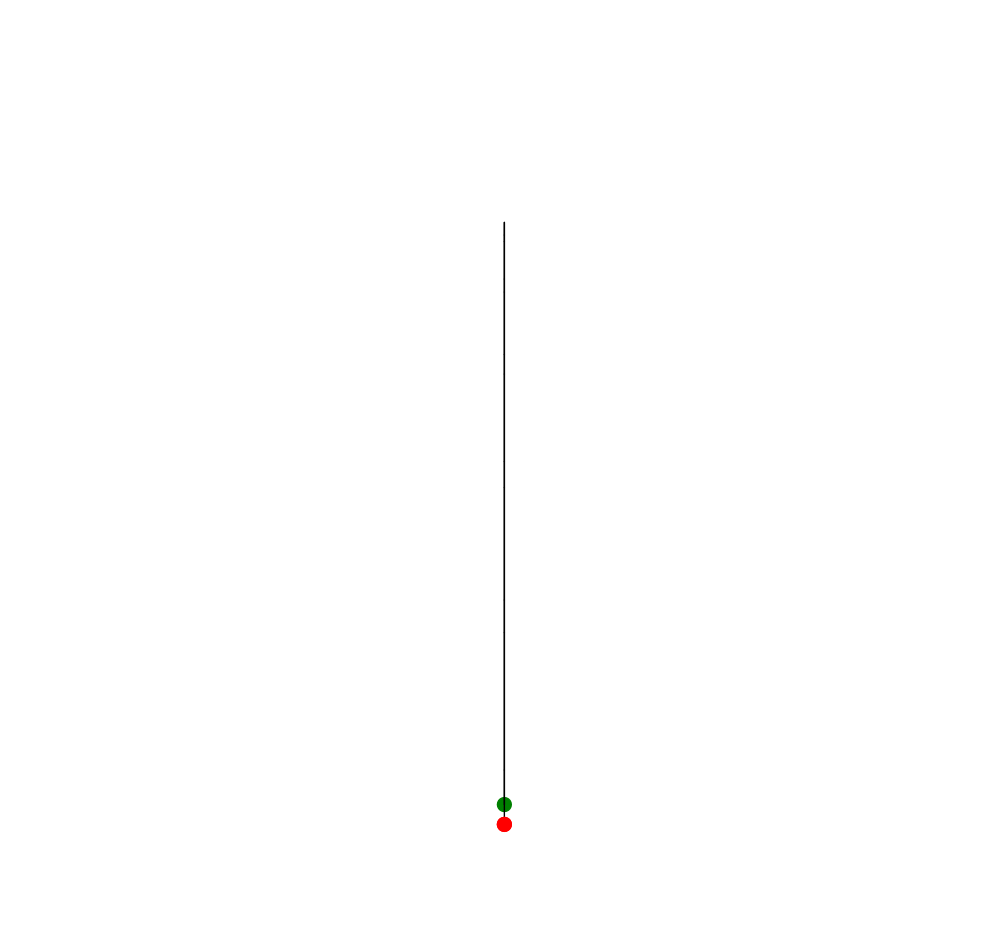

Source code (Python):
# setup physics problem
y = 1.3
v = 25
a = -9.81
t = 0

dt = 0.01
output_dt = 0.01

max_height = 0

import turtle
screen = turtle.Screen()
screen.setworldcoordinates(-5,-5,5,45)
ball = turtle.Turtle()
ball.shape("circle")
ball.shapesize(0.5)

ball.penup()
ball.goto(0,y)
ball.pendown()

ball.color("green")
ball.stamp()
ball.color("black")

# print header
print("%12s %12s %12s" % ("time", "height", "velocity"))
print("="*39)

# do computation
while True:
    
    if abs(int(t/output_dt)-t/output_dt)<dt:
        print("%12.3f %12.2f %12.2f" % (t, y, v))

    ball.goto(0,y)

    y = y + v*dt
    v = v + a*dt
    t = t + dt
    
    if y<0: break

ball.color("red")
ball.stamp()
 
# output final data
print("The ball was in the air for %.2f seconds." % t)
print("At impact ball was moving at %.2f metres per second." % -v)
print("Maximum height of ball was %.2f metres." % max_height)
